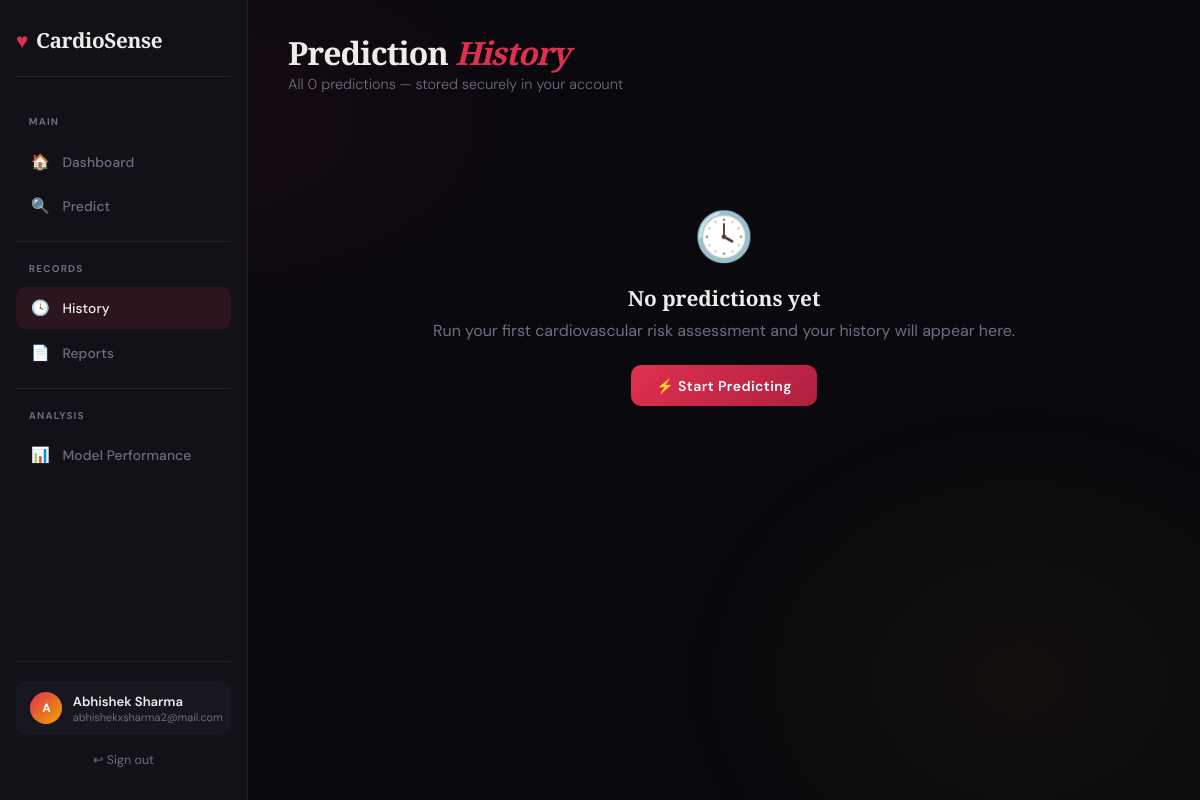
Page /history (signed in) on the earlier database version.
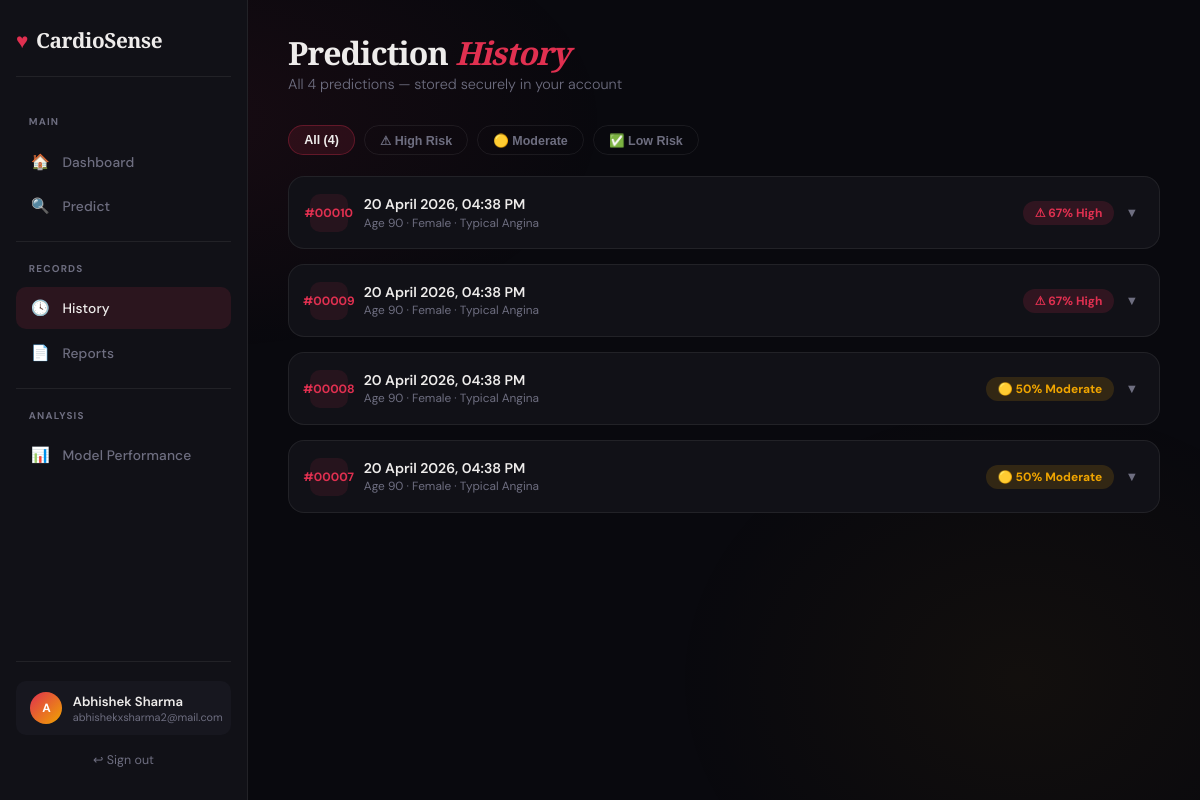
Same page on the later database version.
### app.py (models this page shows)
class Prediction(db.Model):
    id           = db.Column(db.Integer, primary_key=True)
    user_id      = db.Column(db.Integer, db.ForeignKey('user.id'), nullable=False)
    created_at   = db.Column(db.DateTime, default=datetime.utcnow)
    age          = db.Column(db.Integer)
    sex          = db.Column(db.Integer)
    chestpain    = db.Column(db.Integer)
    rbp          = db.Column(db.Integer)
    cholesterol  = db.Column(db.Integer)
    fasting_bs   = db.Column(db.Integer)
    ecg          = db.Column(db.Integer)
    max_hr       = db.Column(db.Integer)
    angina       = db.Column(db.Integer)
    oldpeak      = db.Column(db.Float)
    st_slope     = db.Column(db.Integer)
    risk_pct     = db.Column(db.Integer)
    risk_label   = db.Column(db.String(20))
    results_json = db.Column(db.Text)

### app.py (the view)
@app.route('/history')
@login_required
def history():
    preds = Prediction.query.filter_by(user_id=session['user_id'])\
                            .order_by(Prediction.created_at.desc()).all()
    return render_template('history.html', predictions=preds, name=session['name'])

### app.py (called while the page is built)
@app.template_filter('from_json')
def from_json_filter(value):
    if not value:
        return []
    try:
        return json.loads(value)
    except Exception:
        return []

def login_required(f):
    @wraps(f)
    def decorated(*args, **kwargs):
        if 'user_id' not in session:
            return redirect(url_for('login'))
        return f(*args, **kwargs)
    return decorated

### templates/history.html (shortened to what this page needs)
{% extends "base.html" %}
{% block content %}
<div class="page-header">
  <h1>Prediction <em>History</em></h1>
  <p>All {{ predictions|length }} prediction{{ 's' if predictions|length != 1 else '' }} — stored securely in your account</p>
</div>
{% if predictions %}
<div class="filter-bar">
  <button class="fb active" onclick="filt('all',this)">All ({{ predictions|length }})</button>
  <button class="fb" onclick="filt('high',this)">⚠ High Risk</button>
  <button class="fb" onclick="filt('moderate',this)">🟡 Moderate</button>
  <button class="fb" onclick="filt('low',this)">✅ Low Risk</button>
</div>
{% for p in predictions %}
{% set results_list = p.results_json | from_json %}
<div class="hcard" data-risk="{{ p.risk_label }}">
  <div class="hc-head" onclick="tog({{ loop.index }})">
    <div class="hc-num">#{{ '%05d' % p.id }}</div>
    <div class="hc-meta">
      <h4>{{ p.created_at.strftime('%d %B %Y, %I:%M %p') }}</h4>
      <p>
        Age {{ p.age }} &middot;
        {{ 'Male' if p.sex==0 else 'Female' }} &middot;
        {% if p.chestpain==0 %}Atypical Angina
        {% elif p.chestpain==1 %}Non-Anginal Pain
        {% elif p.chestpain==2 %}Asymptomatic
        {% else %}Typical Angina{% endif %}
      </p>
    </div>
    <div class="hc-right">
      <span class="risk-badge risk-{{ p.risk_label }}">
        {{ '⚠' if p.risk_label=='high' else ('🟡' if p.risk_label=='moderate' else '✅') }}
        {{ p.risk_pct }}% {{ p.risk_label|capitalize }}
      </span>
      <span class="chevron" id="chev{{ loop.index }}">▼</span>
    </div>
  </div>
</div>
{% endfor %}
{% else %}
<div class="empty">
  <span class="ei">🕓</span>
  <h3>No predictions yet</h3>
  <p style="margin-bottom:1.5rem">Run your first cardiovascular risk assessment and your history will appear here.</p>
  <a href="/predict" class="btn btn-primary">⚡ Start Predicting</a>
</div>
{% endif %}
{% endblock %}

### templates/base.html (shortened to what this page needs)
<!DOCTYPE html>
<html lang="en">
<head>
</head>
<body>
{% if session.user_id %}
<aside class="sidebar">
  <div class="sidebar-logo">
    <span class="heart">♥</span> CardioSense
  </div>
  <nav class="sidebar-nav">
    <div class="nav-section-label">Main</div>
    <a href="/dashboard" class="nav-link {% if request.path=='/dashboard' %}active{% endif %}">
      <span class="nav-icon">🏠</span> Dashboard
    </a>
    <a href="/predict" class="nav-link {% if request.path=='/predict' %}active{% endif %}">
      <span class="nav-icon">🔍</span> Predict
    </a>
    <div class="nav-divider"></div>
    <div class="nav-section-label">Records</div>
    <a href="/history" class="nav-link {% if request.path=='/history' %}active{% endif %}">
      <span class="nav-icon">🕓</span> History
    </a>
    <a href="/reports" class="nav-link {% if request.path=='/reports' %}active{% endif %}">
      <span class="nav-icon">📄</span> Reports
    </a>
    <div class="nav-divider"></div>
    <div class="nav-section-label">Analysis</div>
    <a href="/performance" class="nav-link {% if request.path=='/performance' %}active{% endif %}">
      <span class="nav-icon">📊</span> Model Performance
    </a>
  </nav>
  <div class="sidebar-footer">
    <div class="user-chip">
      <div class="avatar">{{ session.name[0]|upper }}</div>
      <div>
        <div class="user-name">{{ session.name }}</div>
        <div class="user-role">{{ session.email }}</div>
      </div>
    </div>
    <a href="/logout" class="logout-link">↩ Sign out</a>
  </div>
</aside>
{% endif %}
<div class="main">
  {% block content %}{% endblock %}
</div>
</body>
</html>

### templates/base.html (style rules this page uses)
:root { --bg:#09090e; --surface:#111117; --surface2:#17171f; --border:rgba(255,255,255,0.07); --accent:#e03050; --gold:#f0a500; --text:#eeeceb; --muted:#6e6e80; --success:#22c55e; --warn:#f0a500; --glow:0 0 40px rgba(224,48,80,0.1); --radius:16px; }
*,*::before,*::after { box-sizing:border-box;margin:0;padding:0 }
html { scroll-behavior:smooth }
body { background:var(--bg);color:var(--text);font-family:'DM Sans',sans-serif;min-height:100vh;overflow-x:hidden }
body::before { content:'';position:fixed;inset:0;background:radial-gradient(ellipse 55% 45% at 15% 15%,rgba(224,48,80,.07) 0%,transparent 65%),radial-gradient(ellipse 45% 55% at 85% 85%,rgba(240,165,0,.045) 0%,transparent 65%);pointer-events:none;z-index:0 }
.sidebar { position:fixed;left:0;top:0;bottom:0;width:248px;background:var(--surface);border-right:1px solid var(--border);display:flex;flex-direction:column;padding:1.6rem 1rem;z-index:50 }
.sidebar-logo { font-family:'Playfair Display',serif;font-size:1.3rem;font-weight:700;letter-spacing:-.02em;display:flex;align-items:center;gap:.5rem;margin-bottom:2rem;padding-bottom:1.4rem;border-bottom:1px solid var(--border) }
.sidebar-logo .heart { color:var(--accent);animation:hb 1.8s ease-in-out infinite;display:inline-block }
.nav-section-label { font-size:.62rem;font-weight:700;letter-spacing:.12em;text-transform:uppercase;color:var(--muted);padding:.4rem .8rem;margin-bottom:.2rem }
.nav-link { display:flex;align-items:center;gap:.75rem;padding:.7rem .9rem;border-radius:10px;color:var(--muted);font-size:.86rem;font-weight:500;text-decoration:none;transition:all .2s;letter-spacing:.01em;position:relative }
.nav-link.active { background:rgba(224,48,80,.12);color:var(--text) }
.nav-link.active .nav-icon { color:var(--accent) }
.nav-link .nav-icon { font-size:.95rem;width:20px;text-align:center }
.sidebar-nav { display:flex;flex-direction:column;gap:.15rem;flex:1 }
.nav-divider { height:1px;background:var(--border);margin:.7rem 0 }
.sidebar-footer { padding-top:1.2rem;border-top:1px solid var(--border) }
.user-chip { display:flex;align-items:center;gap:.65rem;padding:.7rem .9rem;border-radius:10px;background:var(--surface2);font-size:.82rem }
.avatar { width:32px;height:32px;border-radius:50%;background:linear-gradient(135deg,var(--accent),var(--gold));display:flex;align-items:center;justify-content:center;font-weight:700;font-size:.75rem;flex-shrink:0;color:#fff }
.user-name { font-weight:600;color:var(--text);white-space:nowrap;overflow:hidden;text-overflow:ellipsis;max-width:130px }
.user-role { font-size:.68rem;color:var(--muted) }
.logout-link { display:block;text-align:center;margin-top:.65rem;font-size:.78rem;color:var(--muted);text-decoration:none;padding:.4rem;border-radius:8px;transition:color .2s,background .2s }
.main { margin-left:248px;padding:2.2rem 2.5rem;position:relative;z-index:1;min-height:100vh }
.page-header { margin-bottom:2rem }
.page-header h1 { font-family:'Playfair Display',serif;font-size:2rem;font-weight:900;letter-spacing:-.03em;line-height:1.1;margin-bottom:.3rem }
.page-header h1 em { font-style:italic;color:var(--accent) }
.page-header p { color:var(--muted);font-size:.9rem;font-weight:300 }
.risk-badge { display:inline-flex;align-items:center;gap:.35rem;padding:.25rem .75rem;border-radius:50px;font-size:.75rem;font-weight:700 }
.risk-high { background:rgba(224,48,80,.15);color:var(--accent) }
.risk-moderate { background:rgba(240,165,0,.15);color:var(--gold) }

Differences in the rows shown:
added Prediction: id "00010", created_at "20 April 2026, 04:38 PM", age "90", sex "Female", chestpain "Typical Angina", risk_label "⚠", risk_pct "67", risk_label "High"
added Prediction: id "00009", created_at "20 April 2026, 04:38 PM", age "90", sex "Female", chestpain "Typical Angina", risk_label "⚠", risk_pct "67", risk_label "High"
added Prediction: id "00008", created_at "20 April 2026, 04:38 PM", age "90", sex "Female", chestpain "Typical Angina", risk_label "🟡", risk_pct "50", risk_label "Moderate"
added Prediction: id "00007", created_at "20 April 2026, 04:38 PM", age "90", sex "Female", chestpain "Typical Angina", risk_label "🟡", risk_pct "50", risk_label "Moderate"
Other differences:
{{ predictions|length }}: "0" → "4"
{{ predictions|length }}: (not shown) → "4"
text no longer shown: "🕓 No predictions yet Run your first cardiovascular risk assessment and your history will appear here. ⚡ Start Predicting"
text now shown: "All ( ) ⚠ High Risk 🟡 Moderate ✅ Low Risk"
